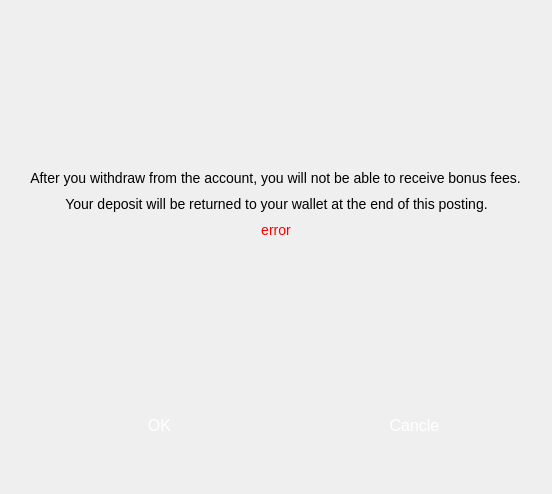
<?xml version="1.0" encoding="UTF-8"?>
<ui version="4.0">
 <class>TallyOutAccount</class>
 <widget class="QWidget" name="TallyOutAccount">
  <property name="geometry">
   <rect>
    <x>0</x>
    <y>0</y>
    <width>552</width>
    <height>494</height>
   </rect>
  </property>
  <property name="windowTitle">
   <string>Form</string>
  </property>
  <layout class="QGridLayout" name="gridLayout">
   <item row="0" column="0">
    <spacer name="verticalSpacer_2">
     <property name="orientation">
      <enum>Qt::Vertical</enum>
     </property>
     <property name="sizeHint" stdset="0">
      <size>
       <width>20</width>
       <height>194</height>
      </size>
     </property>
    </spacer>
   </item>
   <item row="1" column="0" colspan="2">
    <layout class="QHBoxLayout" name="horizontalLayout">
     <item>
      <spacer name="horizontalSpacer_7">
       <property name="orientation">
        <enum>Qt::Horizontal</enum>
       </property>
       <property name="sizeHint" stdset="0">
        <size>
         <width>40</width>
         <height>20</height>
        </size>
       </property>
      </spacer>
     </item>
     <item>
      <widget class="QLabel" name="label">
       <property name="styleSheet">
        <string notr="true">font-size : 14px;</string>
       </property>
       <property name="text">
        <string>After you withdraw from the account, you will not be able to receive bonus fees.</string>
       </property>
       <property name="alignment">
        <set>Qt::AlignCenter</set>
       </property>
      </widget>
     </item>
     <item>
      <spacer name="horizontalSpacer_5">
       <property name="orientation">
        <enum>Qt::Horizontal</enum>
       </property>
       <property name="sizeHint" stdset="0">
        <size>
         <width>40</width>
         <height>20</height>
        </size>
       </property>
      </spacer>
     </item>
    </layout>
   </item>
   <item row="2" column="0" colspan="2">
    <layout class="QHBoxLayout" name="horizontalLayout_2">
     <item>
      <spacer name="horizontalSpacer_6">
       <property name="orientation">
        <enum>Qt::Horizontal</enum>
       </property>
       <property name="sizeHint" stdset="0">
        <size>
         <width>40</width>
         <height>20</height>
        </size>
       </property>
      </spacer>
     </item>
     <item>
      <widget class="QLabel" name="label_2">
       <property name="styleSheet">
        <string notr="true">font-size : 14px;</string>
       </property>
       <property name="text">
        <string>Your deposit will be returned to your wallet at the end of this posting.</string>
       </property>
       <property name="alignment">
        <set>Qt::AlignCenter</set>
       </property>
      </widget>
     </item>
     <item>
      <spacer name="horizontalSpacer_4">
       <property name="orientation">
        <enum>Qt::Horizontal</enum>
       </property>
       <property name="sizeHint" stdset="0">
        <size>
         <width>40</width>
         <height>20</height>
        </size>
       </property>
      </spacer>
     </item>
    </layout>
   </item>
   <item row="4" column="1">
    <spacer name="verticalSpacer">
     <property name="orientation">
      <enum>Qt::Vertical</enum>
     </property>
     <property name="sizeHint" stdset="0">
      <size>
       <width>20</width>
       <height>193</height>
      </size>
     </property>
    </spacer>
   </item>
   <item row="5" column="0" colspan="2">
    <layout class="QHBoxLayout" name="horizontalLayout_4">
     <item>
      <spacer name="horizontalSpacer">
       <property name="orientation">
        <enum>Qt::Horizontal</enum>
       </property>
       <property name="sizeHint" stdset="0">
        <size>
         <width>126</width>
         <height>20</height>
        </size>
       </property>
      </spacer>
     </item>
     <item>
      <widget class="QPushButton" name="pushButton_OK">
       <property name="minimumSize">
        <size>
         <width>205</width>
         <height>44</height>
        </size>
       </property>
       <property name="maximumSize">
        <size>
         <width>205</width>
         <height>44</height>
        </size>
       </property>
       <property name="focusPolicy">
        <enum>Qt::NoFocus</enum>
       </property>
       <property name="styleSheet">
        <string notr="true">background-image: url(:/res/png/buttons/205_44.png);border:none;color: rgb(255,255,255);font-size : 16px;</string>
       </property>
       <property name="text">
        <string>OK</string>
       </property>
      </widget>
     </item>
     <item>
      <spacer name="horizontalSpacer_2">
       <property name="orientation">
        <enum>Qt::Horizontal</enum>
       </property>
       <property name="sizeHint" stdset="0">
        <size>
         <width>125</width>
         <height>20</height>
        </size>
       </property>
      </spacer>
     </item>
     <item>
      <widget class="QPushButton" name="pushButton_Cancle">
       <property name="minimumSize">
        <size>
         <width>205</width>
         <height>44</height>
        </size>
       </property>
       <property name="maximumSize">
        <size>
         <width>205</width>
         <height>44</height>
        </size>
       </property>
       <property name="focusPolicy">
        <enum>Qt::NoFocus</enum>
       </property>
       <property name="styleSheet">
        <string notr="true">background-image: url(:/res/png/buttons/205_44.png);border:none;color: rgb(255,255,255);font-size : 16px;</string>
       </property>
       <property name="text">
        <string>Cancle</string>
       </property>
      </widget>
     </item>
     <item>
      <spacer name="horizontalSpacer_3">
       <property name="orientation">
        <enum>Qt::Horizontal</enum>
       </property>
       <property name="sizeHint" stdset="0">
        <size>
         <width>104</width>
         <height>20</height>
        </size>
       </property>
      </spacer>
     </item>
    </layout>
   </item>
   <item row="6" column="0" colspan="2">
    <widget class="QLabel" name="label_3">
     <property name="minimumSize">
      <size>
       <width>0</width>
       <height>30</height>
      </size>
     </property>
     <property name="sizeIncrement">
      <size>
       <width>0</width>
       <height>30</height>
      </size>
     </property>
     <property name="text">
      <string/>
     </property>
    </widget>
   </item>
   <item row="3" column="0" colspan="2">
    <layout class="QHBoxLayout" name="horizontalLayout_3">
     <item>
      <spacer name="horizontalSpacer_8">
       <property name="orientation">
        <enum>Qt::Horizontal</enum>
       </property>
       <property name="sizeHint" stdset="0">
        <size>
         <width>40</width>
         <height>20</height>
        </size>
       </property>
      </spacer>
     </item>
     <item>
      <widget class="QLabel" name="label_errmsg">
       <property name="styleSheet">
        <string notr="true">font-size : 14px;
color: rgb(255, 0, 0);</string>
       </property>
       <property name="text">
        <string>error</string>
       </property>
       <property name="alignment">
        <set>Qt::AlignCenter</set>
       </property>
      </widget>
     </item>
     <item>
      <spacer name="horizontalSpacer_9">
       <property name="orientation">
        <enum>Qt::Horizontal</enum>
       </property>
       <property name="sizeHint" stdset="0">
        <size>
         <width>40</width>
         <height>20</height>
        </size>
       </property>
      </spacer>
     </item>
    </layout>
   </item>
  </layout>
 </widget>
 <resources/>
 <connections/>
</ui>
